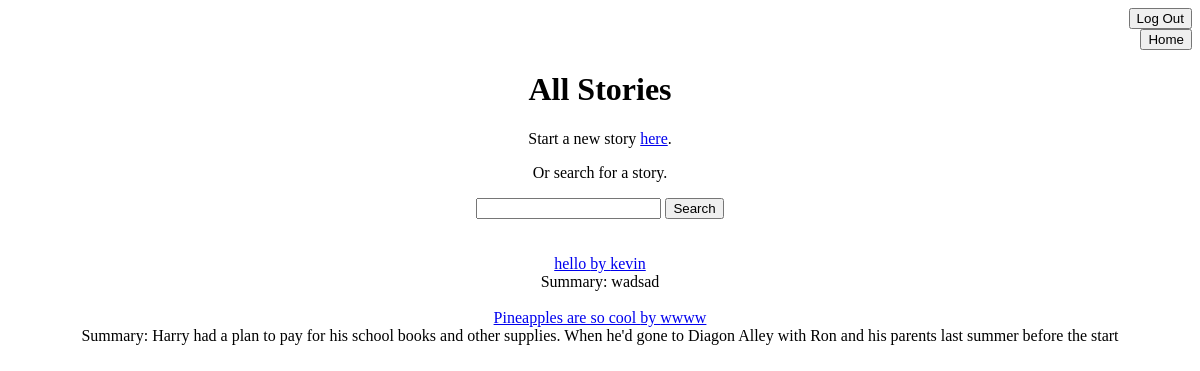
Before: /stories with the older database file.
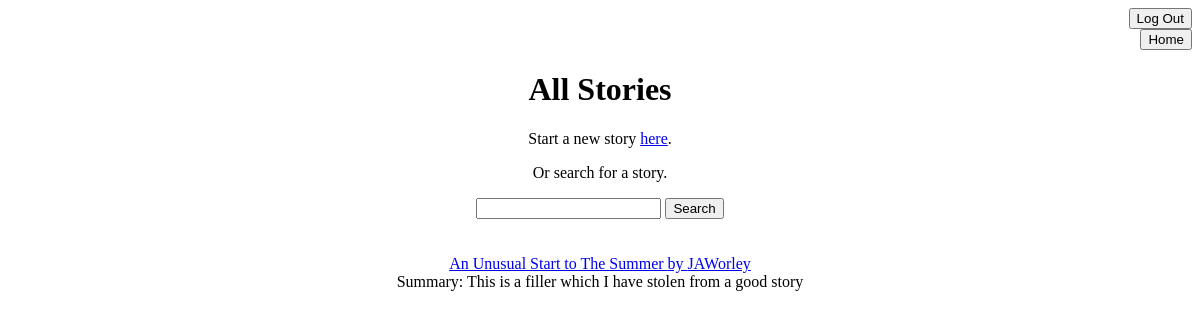
After: the same page with the newer database file.
### tables this page shows
CREATE TABLE stories (
                    storyID     INTEGER PRIMARY KEY,
                    title       TEXT,
                    summary     TEXT,
                    usrID       INTEGER
                );

CREATE TABLE users (
                    id           INTEGER PRIMARY KEY,
                    username     TEXT,
                    password     TEXT
                );

### __init__.py (the view)
@app.route("/stories")
def stories():
    return render_template("archive.html", all_stories = Story.get_all_stories())

### cheats.py (called while the page is built)
def execute(command):
    with sqlite3.connect(DB_FILE) as db:
            c = db.cursor()
            result = c.execute(command)
            db.commit()
    return result

### story.py (called while the page is built)
    def get_all_stories():
        data = execute('SELECT storyID FROM `stories` ORDER BY storyID DESC').fetchall()
        all_stories = list()
        for d in data:
            all_stories.append(Story(d[0]))
        return all_stories

### templates/archive.html (shortened to what this page needs)
<!DOCTYPE html>
<html>
    <head>
    </head>
    <body align = "center">
        <div class = "header" align = "right">
            <div class = "logoutbutton">
                <form action="{{ url_for('logout')}}">
                    <input type="submit", name = "logout", value = "Log Out">
                </form>
                <form action="{{ url_for('index')}}">
                    <input type="submit", name = "logout", value = "Home">
                </form>
            </div>
        </div>
        {% block content %}
            <h1>All Stories</h1>
            <p>Start a new story <a href="{{ url_for('newStory') }}">here</a>.</p>
            <p>Or search for a story.</p>
            <form action = "/search" method="post">
                <input type="text" name="query">
                <input type="submit" name="button" value="Search">
            </form>
            <br><br>
            {% for story in all_stories %}
                <a href="{{ url_for('showStory', id=story.id) }}">{{ story.title }} by {{ story.authors.username }}</a><br>
                Summary: {{story.summary}}<br><br>
            {%  endfor %}
        {% endblock content %}
    </body>
</html>

Changed rows visible on the page:
removed stories: title "hello", authors.username "kevin", summary "wadsad"
removed stories: title "Pineapples are so cool", authors.username "wwww", summary "Harry had a plan to pay for his school books and other supplies. When he'd gone to Diagon Alley with Ron and his parents last summer before the start"
added stories: title "An Unusual Start to The Summer", authors.username "JAWorley", summary "This is a filler which I have stolen from a good story"
